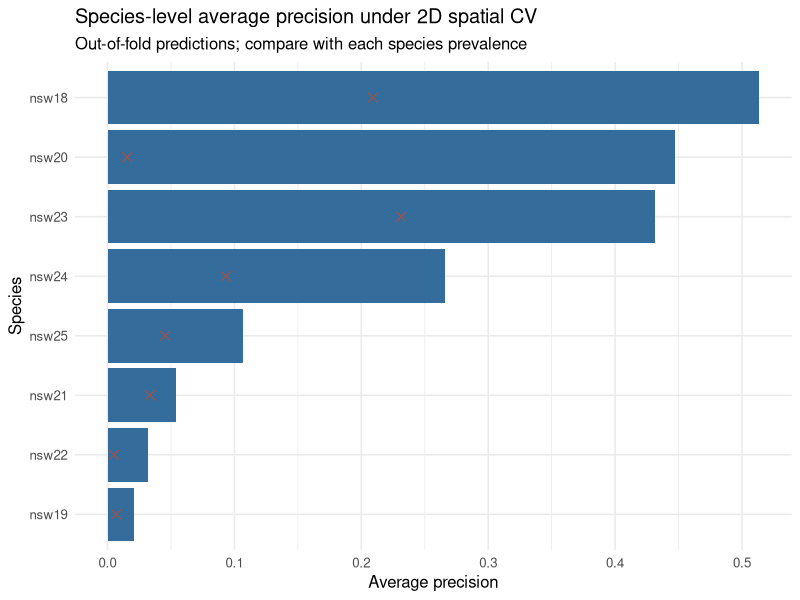
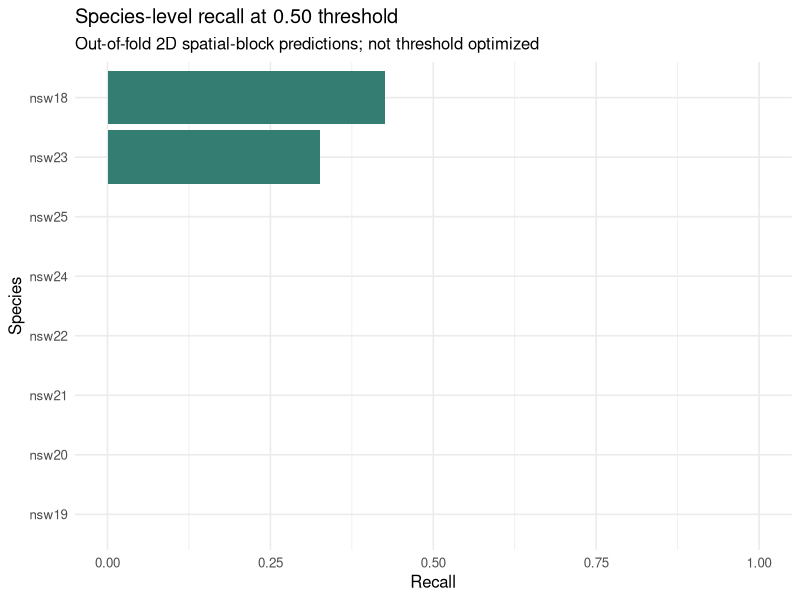

These figures' R source, in order:
# Species-level audit of existing 2D spatial out-of-fold predictions.
# Descriptive diagnostics: same fitted models, no additional tuning.
suppressPackageStartupMessages(library(ggplot2))
d <- read.csv("data/train.csv",stringsAsFactors=FALSE)
p <- read.csv("results/spatial_2d_block_cv_predictions.csv",stringsAsFactors=FALSE)
stopifnot(!anyDuplicated(d$id),!anyDuplicated(p$id),nrow(p)==nrow(d))
m <- merge(p,d[,c("id","plot","Species","pres.abs")],by="id",all.x=TRUE,
           suffixes=c("_pred","_train"),sort=FALSE)
stopifnot(nrow(m)==nrow(d),!anyNA(m$Species),
          all(m$plot_pred==m$plot_train),
          all(m$observed==m$pres.abs))
safe <- function(x,y) if(y>0) x/y else NA_real_
species <- sort(unique(m$Species))
metrics <- do.call(rbind,lapply(species,function(sp){
 z <- m[m$Species==sp,]
 y <- z$observed; prob <- z$predicted_probability
 pred <- prob>=.5
 tp <- sum(pred & y==1); fp <- sum(pred & y==0)
 tn <- sum(!pred & y==0); fn <- sum(!pred & y==1)
 # Rank-based AUC with ties averaged; only defined for both classes.
 auc <- if(sum(y==1)>0 && sum(y==0)>0) {
  (sum(rank(prob,ties.method="average")[y==1])-
   sum(y==1)*(sum(y==1)+1)/2)/(sum(y==1)*sum(y==0))
 } else NA_real_
 ap <- if(sum(y==1)>0){
  o <- order(-prob,seq_along(prob))
  sum((cumsum(y[o]==1)/seq_along(o))[y[o]==1])/sum(y)
 } else NA_real_
 data.frame(Species=sp,n=nrow(z),positive=sum(y),prevalence=mean(y),
   roc_auc=auc,average_precision=ap,
   brier=mean((prob-y)^2),mean_probability=mean(prob),
   precision=safe(tp,tp+fp),recall=safe(tp,tp+fn),
   f1=safe(2*tp,2*tp+fp+fn),tp=tp,fp=fp,tn=tn,fn=fn)
}))
dir.create("results/figures",recursive=TRUE,showWarnings=FALSE)
write.csv(metrics,"results/spatial_2d_species_metrics.csv",row.names=FALSE)
g <- ggplot(metrics,aes(reorder(Species,average_precision),average_precision))+
 geom_col(fill="#346c9c")+coord_flip()+
 labs(title="Species-level average precision under 2D spatial CV",
      subtitle="Out-of-fold predictions; compare with each species prevalence",
      x="Species",y="Average precision")+
 geom_point(aes(y=prevalence),shape=4,color="#ba4b33",size=2.8)+
 theme_minimal(base_size=12)
ggsave("results/figures/18_spatial_2d_species_ap.png",g,width=9,height=6,dpi=160)
g2 <- ggplot(metrics,aes(reorder(Species,recall),recall))+
 geom_col(fill="#347d72")+coord_flip(ylim=c(0,1))+
 labs(title="Species-level recall at 0.50 threshold",
      subtitle="Out-of-fold 2D spatial-block predictions; not threshold optimized",
      x="Species",y="Recall")+
 theme_minimal(base_size=12)
ggsave("results/figures/19_spatial_2d_species_recall.png",g2,width=9,height=6,dpi=160)
print(metrics)
